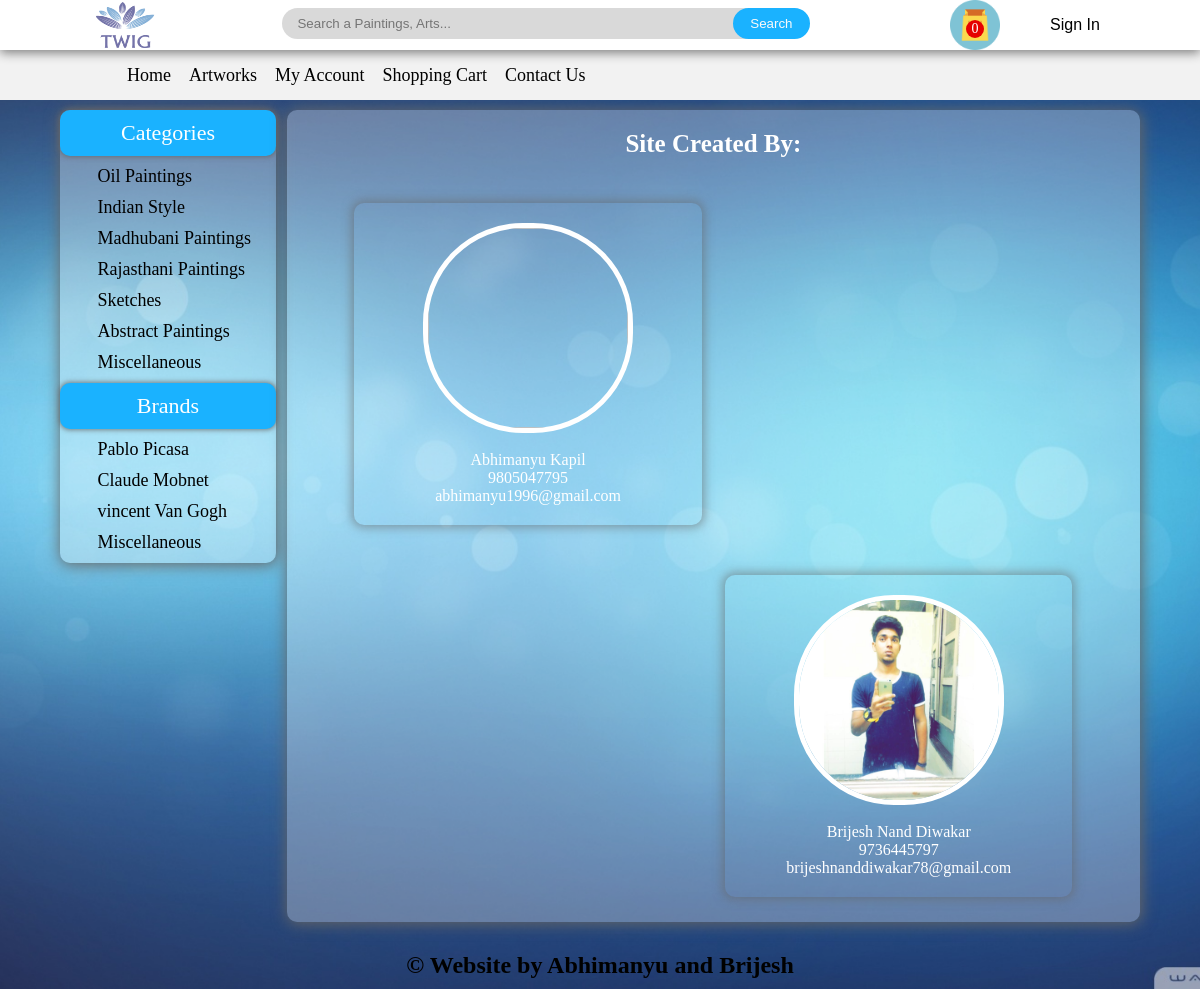
/ecommerce/contact_us.php, run on the app's committed database.
### tables this page shows
CREATE TABLE `categories` (
  `cat_id` int(100) NOT NULL,
  `cat_title` text NOT NULL
);

CREATE TABLE `brand` (
  `brand_id` int(100) NOT NULL,
  `brand_title` text NOT NULL
);

### ecommerce/functions/functions.php (the view, shortened to what this page needs)
<?php
$con = mysqli_connect("localhost","root","","ecommerce");
function getIp(){
	$ip = $_SERVER['REMOTE_ADDR'];
	return $ip;
}
function total_items(){
	global $con;
	if(isset($_GET['add_cart'])){
		$ip = getIp();
		$get_items = "select * from cart where ip_add='$ip'";
		$run_items = mysqli_query($con, $get_items);
		$count_items = mysqli_num_rows($run_items);
	}
	else{
		$ip = getIp();
		$get_items = "select * from cart where ip_add='$ip'";
		$run_items = mysqli_query($con, $get_items);
		$count_items = mysqli_num_rows($run_items);
	}
		echo $count_items;
}
function getCats(){
	global $con;
	$get_cats = "select * from categories";
	$run_cats = mysqli_query($con,$get_cats);
	while($row_cats = mysqli_fetch_array($run_cats)){
		$cat_id = $row_cats['cat_id'];
		$cat_title = $row_cats['cat_title'];
		echo "<li><a href='index.php?cat=$cat_id'>$cat_title</a></li>";
	}
}
function getBrands(){
	global $con;
	$get_br = "select * from brand";
	$run_br = mysqli_query($con,$get_br);
	while($row_br = mysqli_fetch_array($run_br)){
		$br_id = $row_br['brand_id'];
		$br_title = $row_br['brand_title'];
		echo "<li><a href='index.php?brand=$br_id'>$br_title</a></li>";
	}
}
?>

### ecommerce/styles/style.css (style rules this page uses)
html, body, div, span, applet, object, iframe, h1, h2, h3, h4, h5, h6, p, blockquote, pre, a, abbr, acronym, address, big, cite, code, del, dfn, em, img, ins, kbd, q, s, samp, small, strike, strong, sub, sup, tt, var, b, u, i, center, dl, dt, dd, ol, ul, li, fieldset, form, label, legend, table, caption, tbody, tfoot, thead, tr, th, td, article, aside, canvas, details, embed, figure, figcaption, footer, header, hgroup, menu, nav, output, ruby, section, summary, time, mark, audio, video { margin: 0; padding: 0; border: 0; vertical-align: baseline; }
body { background: url(images/bg.jpg) no-repeat center center fixed; -webkit-background-size: cover; -moz-background-size: cover; -o-background-size: cover; background-size: cover; min-width:840px; background-attachment: fixed; }
#cats li { list-style:none; margin:10px; margin-left:15%; }
#cats a { text-decoration:none; color:black; font-size:18px; font-family:"playfair display",serif; padding:5px; }

### data on the page
categories: cat_title "Oil Paintings"
categories: cat_title "Indian Style"
categories: cat_title "Madhubani Paintings"
categories: cat_title "Rajasthani Paintings"
categories: cat_title "Sketches"
categories: cat_title "Abstract Paintings"
categories: cat_title "Miscellaneous"
brand: brand_title "Pablo Picasa"
brand: brand_title "Claude Mobnet"
brand: brand_title "vincent Van Gogh"
brand: brand_title "Miscellaneous"

### other printed values
$count_items "0"
